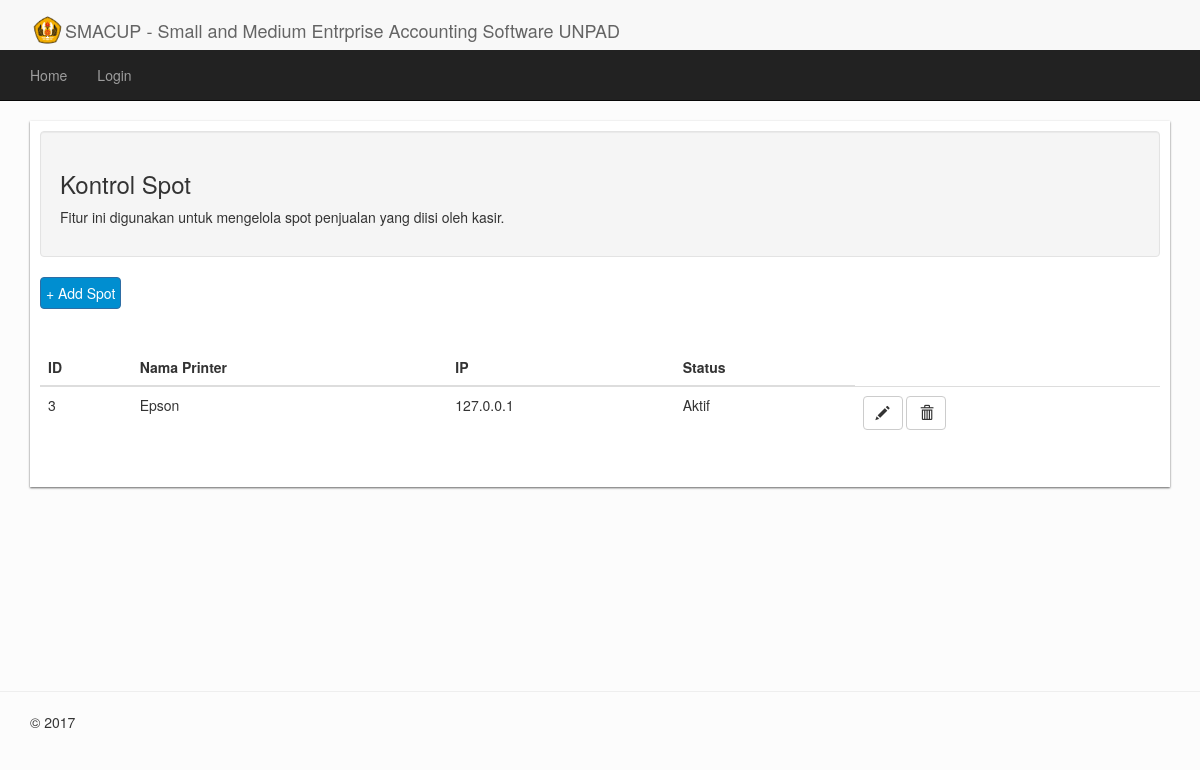
Page /index.php/pos/point on the committed database.
### tables this page shows
CREATE TABLE `kasir` (
  `idkasir` int(11) NOT NULL,
  `nmesin` varchar(20) NOT NULL,
  `skasir` int(11) NOT NULL,
  `ipkasir` varchar(40) NOT NULL
);

### application/controllers/Pos.php (called while the page is built, shortened)
<?php
class Pos extends CI_Controller {
       public function __construct(){
			$this->load->helper('url');
       }
	public function point(){
		$this->load->model('m_Navigasi');
		$this->load->model('m_Point');
		$this->load->library('m_Point');
		$this->load->library('user_agent');
		$data['hal']="pos/point";
		$data['spot']=$this->m_Point->get_point();
		$data['nav']=$this->m_Navigasi->utama();
		$this->load->view("tempelate/ghancool",$data);
	}
}

### index.php (called while the page is built, shortened)
<?php
require_once BASEPATH.'core/CodeIgniter.php';

### application/models/M_Point.php (called while the page is built, shortened)
<?php
class m_Point extends CI_Model {
	public function get_point()
	{
		$this->db->order_by("idkasir","ASC");
		$datauser=$this->db->get("kasir")->result();
		return $datauser;
	}
}
?>

### application/views/pos/point.php (the view, shortened to what this page needs)
<div class="dokumen">
<div class="well ">
	<h3>Kontrol Spot</h3>
	<p>Fitur ini digunakan untuk mengelola spot penjualan yang diisi oleh kasir.
</div>
<div class="row">
	<div class="col-sm-3 col-xs-3">
		<button style="font-size:14px;padding:5px 5px;" type="button" class="btn btn-primary" data-toggle="modal" data-target="#createSpot">+ Add Spot</button>
	</div>
</div>
<br>
<br>
<table class='table' id="ajaxtable">
	<thead>
		<tr>
			<th>ID</th>
			<th>Nama Printer</th>
			<th>IP</th>
			<th>Status</th>
		</tr>
	</thead>
	<tbody>
		<?php
			foreach($spot as $u){
				echo "
					<tr>
						<td>$u->idkasir</td>
						<td>$u->nmesin</td>
						<td>$u->ipkasir</td>
					";
				echo ($u->skasir==1) ? "<td>Aktif</td>" : "<td>Tidak Aktif</td>";
				echo "<td>
							<a href='#' data-id='$u->idkasir' data-toggle='modal' data-target='#editSpot' class='editButton btn btn-default glyphicon glyphicon-pencil'>
							</a>
							<a href='".base_url()."pos/point/?tipe=delete&id=$u->idkasir' onclick=\"return confirm('Anda yakin?')\" class='btn btn-default glyphicon glyphicon-trash'>
							</a>
						</td>
					</tr>
					";
			}
	?>
	</tbody>
</table>
</div>

### assets/css/smacc.css (style rules this page uses)
body { background-color: rgb(252,252,252); }
.btn-primary { background:rgb(0,142,208); }
.dokumen { background:white;padding:10px;box-shadow:0px 1px 2px rgb(100,100,100);padding-bottom:30px; }

### rows in the picture
kasir: idkasir "3", nmesin "Epson", ipkasir "127.0.0.1", skasir "Aktif"
